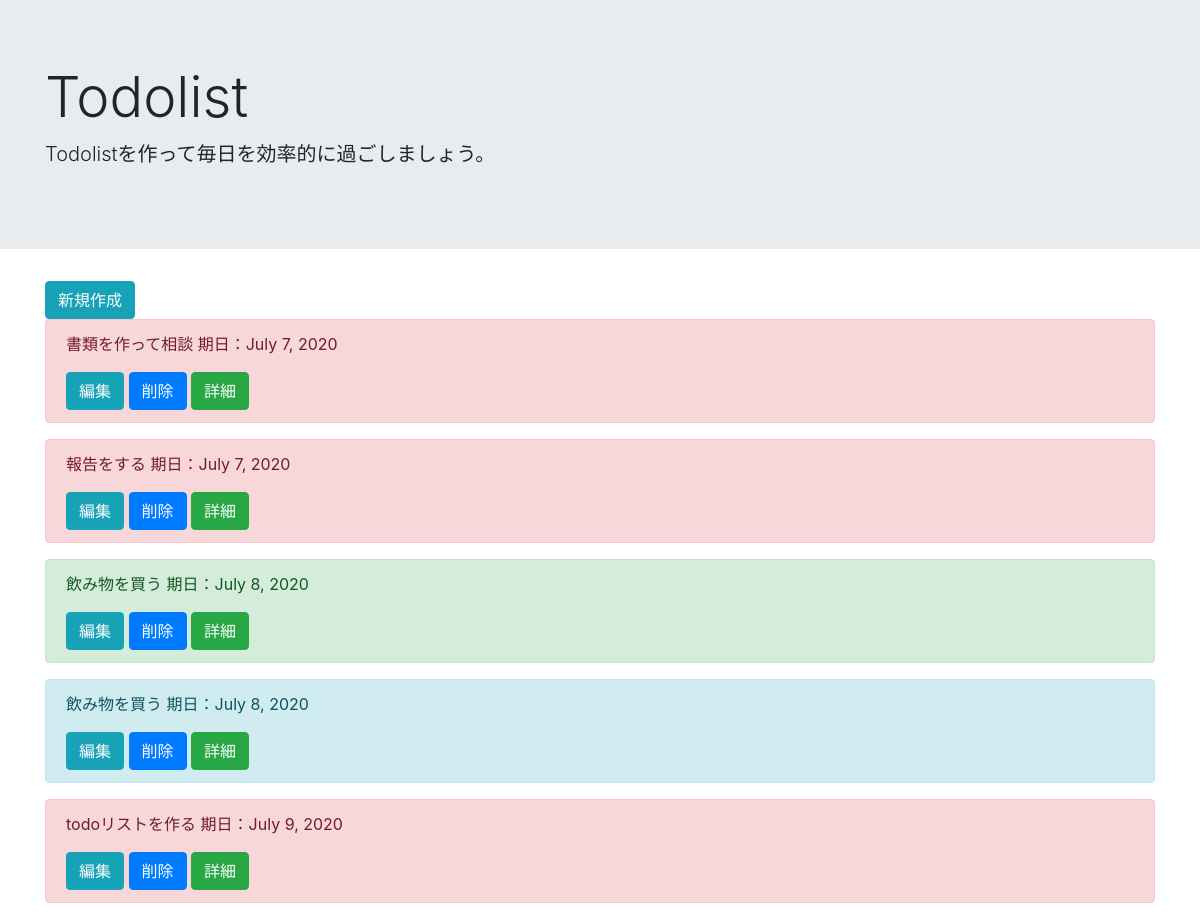
The page /list/ on the database as committed earlier.
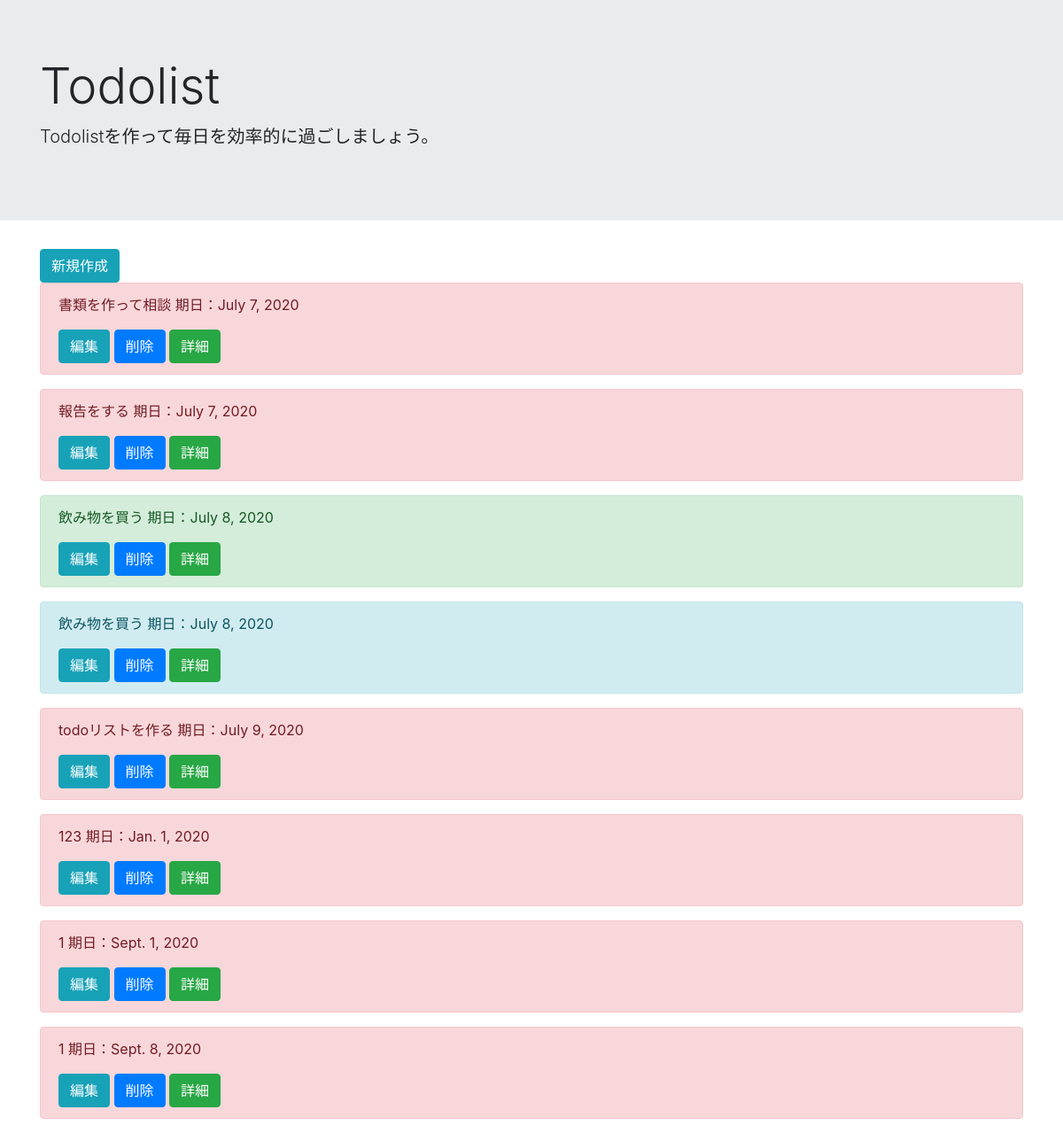
The same page on the database as committed later.
### todo/models.py (models this page shows, shortened)
class TodoModel(models.Model):
  title = models.CharField(max_length=100)
  memo = models.TextField(max_length=100)
  priority = models.CharField(
    max_length = 50,
    choices = PRIORITY
  )
  duedate = models.DateField()

### todo/views.py (the view)
# urls.py: path('list/',TodoList.as_view(), name='list'),
class TodoList(ListView):
  template_name = 'list.html'
  model = TodoModel

### templates/list.html
{% extends 'base.html' %}
{% block header %}
<div class="jumbotron jumbotron-fluid">
  <div class="container">
    <h1 class="display-4">Todolist</h1>
    <p class="lead">Todolistを作って毎日を効率的に過ごしましょう。</p>
  </div>
</div>
{% endblock header %}
{% block content %}
<div class = 'container'>
  <a href="{% url 'create' %}" class="btn btn-info" tabindex="-1" role="button" aria-disabled="true">新規作成</a>
 {% for item in object_list %}
 <div class="alert alert-{{ item.priority }}" role="alert">
  <p>{{ item.title }} 期日：{{ item.duedate }}</p>
  <a href="{% url 'update' item.pk %}" class="btn btn-info" tabindex="-1" role="button" aria-disabled="true">編集</a>
  <a href="{% url 'delete' item.pk %}" class="btn btn-primary" tabindex="-1" role="button" aria-disabled="true">削除</a>
  <a href="{% url 'detail' item.pk %}" class="btn btn-success" tabindex="-1" role="button" aria-disabled="true">詳細</a>
　</div>
 {% endfor %}
</div>
{% endblock content%}

Rows that differ between the two databases and show on the page:
added TodoModel: title "123", duedate "Jan. 1, 2020"
added TodoModel: title "1", duedate "Sept. 1, 2020"
added TodoModel: title "1", duedate "Sept. 8, 2020"
